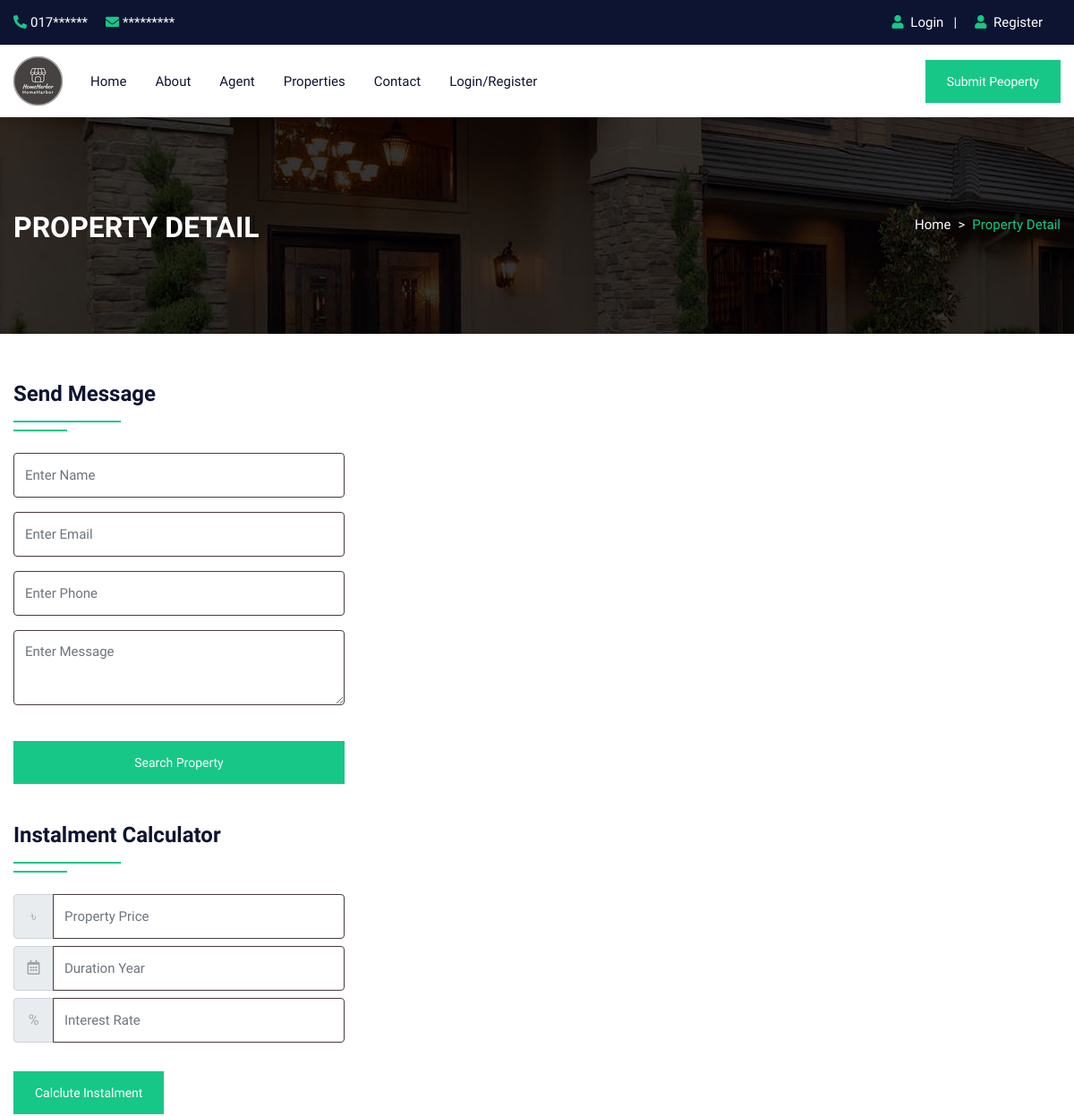
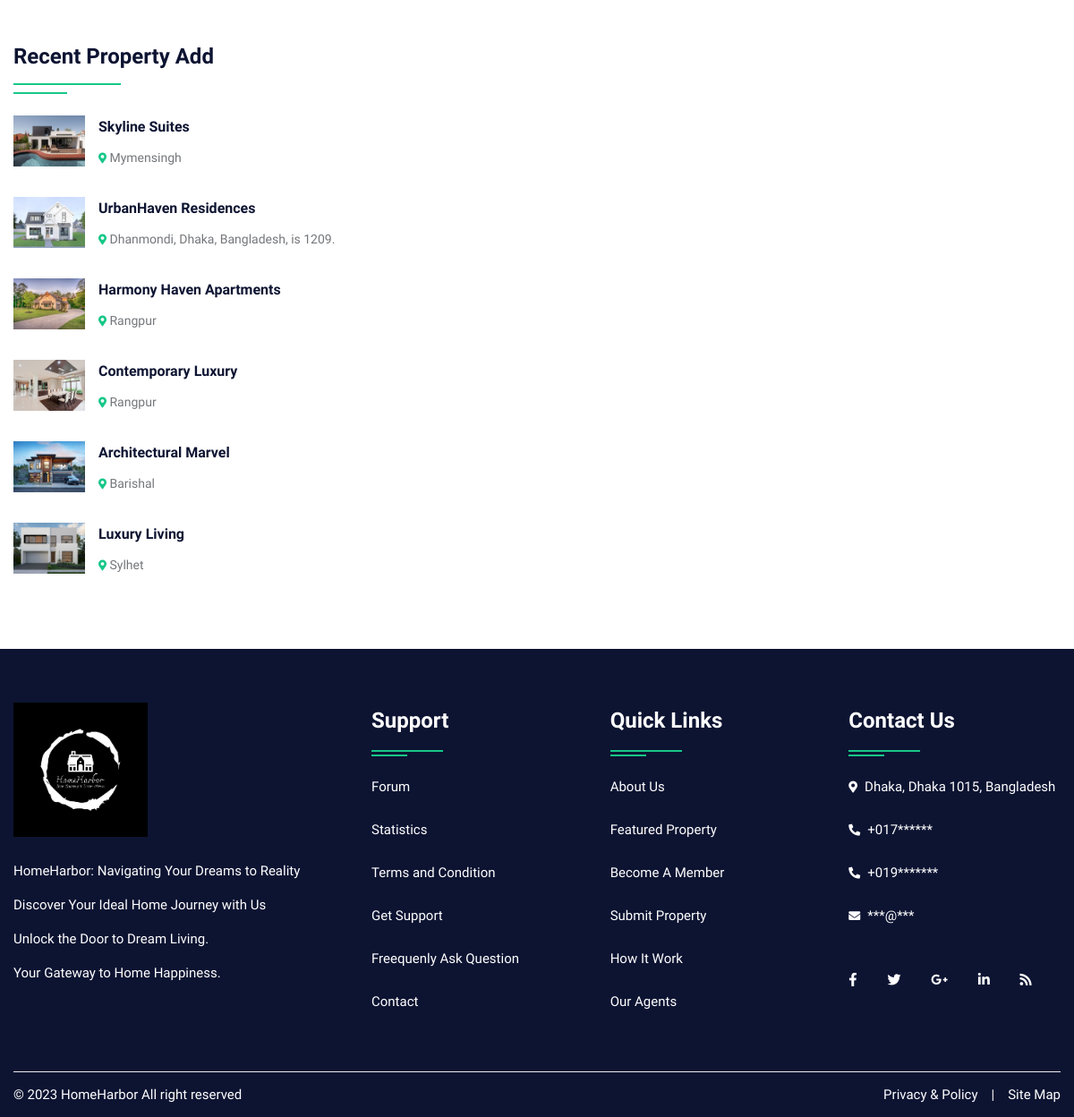
The page /propertydetail.php on the database its author committed (2 pictures, top to bottom).
### tables this page shows
CREATE TABLE `property` (
  `pid` int(50) NOT NULL,
  `title` varchar(200) NOT NULL,
  `pcontent` longtext NOT NULL,
  `type` varchar(100) NOT NULL,
  `bhk` varchar(50) NOT NULL,
  `stype` varchar(100) NOT NULL,
  `bedroom` int(50) NOT NULL,
  `bathroom` int(50) NOT NULL,
  `balcony` int(50) NOT NULL,
  `kitchen` int(50) NOT NULL,
  `hall` int(50) NOT NULL,
  `floor` varchar(50) NOT NULL,
  `size` int(50) NOT NULL,
  `price` int(50) NOT NULL,
  `location` varchar(200) NOT NULL,
  `city` varchar(100) NOT NULL,
  `state` varchar(100) NOT NULL,
  `feature` longtext NOT NULL,
  `pimage` varchar(300) NOT NULL,
  `pimage1` varchar(300) NOT NULL,
  `pimage2` varchar(300) NOT NULL,
  `pimage3` varchar(300) NOT NULL,
  `pimage4` varchar(300) NOT NULL,
  `uid` int(50) NOT NULL,
  `status` varchar(50) NOT NULL,
  `mapimage` varchar(300) NOT NULL,
  `topmapimage` varchar(300) NOT NULL,
  `groundmapimage` varchar(300) NOT NULL,
  `totalfloor` varchar(50) NOT NULL,
  `date` datetime NOT NULL DEFAULT current_timestamp()
);

### propertydetail.php (the view, shortened to what this page needs)
<!DOCTYPE html>
<html lang="en">
<head>
<link rel="stylesheet" type="text/css" href="css/bootstrap.min.css">
<link rel="stylesheet" type="text/css" href="css/bootstrap-slider.css">
<link rel="stylesheet" type="text/css" href="css/jquery-ui.css">
<link rel="stylesheet" type="text/css" href="css/layerslider.css">
<link rel="stylesheet" type="text/css" href="css/color.css" id="color-change">
<link rel="stylesheet" type="text/css" href="css/owl.carousel.min.css">
<link rel="stylesheet" type="text/css" href="css/font-awesome.min.css">
<link rel="stylesheet" type="text/css" href="fonts/flaticon/flaticon.css">
<link rel="stylesheet" type="text/css" href="css/style.css">
</head>
<body>
<div id="page-wrapper">
    <div class="row">
		<?php include("include/header.php");?>
        <div class="banner-full-row page-banner" style="background-image:url('images/breadcromb.jpg');">
            <div class="container">
                <div class="row">
                    <div class="col-md-6">
                        <h2 class="page-name float-left text-white text-uppercase mt-1 mb-0"><b>Property Detail</b></h2>
                    </div>
                    <div class="col-md-6">
                        <nav aria-label="breadcrumb" class="float-left float-md-right">
                            <ol class="breadcrumb bg-transparent m-0 p-0">
                                <li class="breadcrumb-item text-white"><a href="#">Home</a></li>
                                <li class="breadcrumb-item active">Property Detail</li>
                            </ol>
                        </nav>
                    </div>
                </div>
            </div>
        </div>
        <div class="full-row">
            <div class="container">
                <div class="row">
                    <div class="col-lg-4">
                        <h4 class="double-down-line-left text-secondary position-relative pb-4 mb-4 mt-md-50">Send Message</h4>
                        <form method="post" action="#">
                            <div class="row">
                                <div class="col-md-12">
                                    <div class="form-group">
                                        <input type="text" class="form-control" placeholder="Enter Name">
                                    </div>
                                </div>
                                <div class="col-md-12">
                                    <div class="form-group">
                                        <input type="text" class="form-control" placeholder="Enter Email">
                                    </div>
                                </div>
                                <div class="col-md-12">
                                    <div class="form-group">
                                        <input type="text" class="form-control" placeholder="Enter Phone">
                                    </div>
                                </div>
								<div class="col-md-12">
                                    <div class="form-group">
										<textarea class="form-control" placeholder="Enter Message"></textarea>
                                    </div>
                                </div>
                                <div class="col-md-12">
                                    <div class="form-group mt-4">
                                        <button type="submit" class="btn btn-primary w-100">Search Property</button>
                                    </div>
                                </div>
                            </div>
                        </form>
                        <h4 class="double-down-line-left text-secondary position-relative pb-4 my-4">Instalment Calculator</h4>
                        <form class="d-inline-block w-100" action="calc.php" method="post">
                            <div class="input-group mb-2 mr-sm-2">
                                <div class="input-group-prepend">
                                    <div class="input-group-text">৳</div>
                                </div>
                                <input type="text" class="form-control" name="amount" placeholder="Property Price">
                            </div>
                            <div class="input-group mb-2 mr-sm-2">
                                <div class="input-group-prepend">
                                    <div class="input-group-text"><i class="far fa-calendar-alt"></i></div>
                                </div>
                                <input type="text" class="form-control" name="month" placeholder="Duration Year">
                            </div>
                            <div class="input-group mb-2 mr-sm-2">
                                <div class="input-group-prepend">
                                    <div class="input-group-text">%</div>
                                </div>
                                <input type="text" class="form-control" name="interest" placeholder="Interest Rate">
                            </div>
                            <button type="submit" value="submit" name="calc" class="btn btn-primary mt-4">Calclute Instalment</button>
                        </form>
                        <div class="sidebar-widget mt-5">
                            <h4 class="double-down-line-left text-secondary position-relative pb-4 mb-4">Recent Property Add</h4>
                            <ul class="property_list_widget">
								<?php
								$query=mysqli_query($con,"SELECT * FROM `property` ORDER BY date DESC LIMIT 6");
										while($row=mysqli_fetch_array($query))
										{
								?>
                                <li> <img src="admin/property/<?php echo $row['18'];?>" alt="pimage">
                                    <h6 class="text-secondary hover-text-primary text-capitalize"><a href="propertydetail.php?pid=<?php echo $row['0'];?>"><?php echo $row['1'];?></a></h6>
                                    <span class="font-14"><i class="fas fa-map-marker-alt icon-primary icon-small"></i> <?php echo $row['14'];?></span>
                                </li>
                                <?php } ?>
                            </ul>
                        </div>
                    </div>
                </div>
            </div>
        </div>
		<?php include("include/footer.php");?>
    </div>
</div>
</body>
</html>

### css/color.css (style rules this page uses)
:root { --theme-ordinary-color: #74777b; }
:root { --theme-primary-color: #17c788; }
:root { --theme-secondary-color: #0d1432; }
:root { --theme-white-color: #fff; }
:root { --theme-light-color: #f8f8f8; }
:root { --theme-gray-color: #f5f5f5; }
:root { --theme-footer-color: #091b4b; }
:root { --theme-dark-color: #091b4b; }
:root { --text-light-color: #a3a7af; }
:root { --theme-primary-opacity-color: rgba(11, 191, 141, .8); }
:root { --theme-secondary-opacity-color: rgba(13,20,50,0.7); }
:root { --theme-white-opacity-color: rgba(255, 255, 255, 0.3); }
:root { --theme-dark-opacity-color: rgba(0, 0, 0, 0.5); }
:root { --theme-ordinary-font: 'Muli', sans-serif; }
:root { --theme-highlight-font: 'Comfortaa', cursive; }

### rows shown on the page
property: pimage (picture), title "Skyline Suites", location "Mymensingh"
property: pimage (picture), title "UrbanHaven Residences", location "Dhanmondi, Dhaka, Bangladesh, is 1209."
property: pimage (picture), title "Harmony Haven Apartments", location "Rangpur"
property: pimage (picture), title "Contemporary Luxury", location "Rangpur"
property: pimage (picture), title "Architectural Marvel", location "Barishal"
property: pimage (picture), title "Luxury Living", location "Sylhet"
